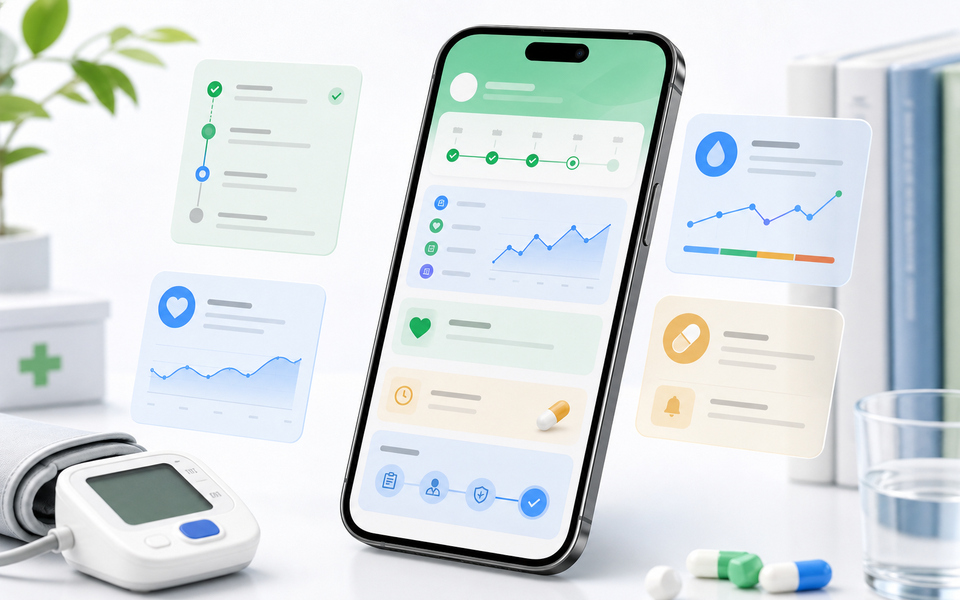
#> input picture patient-uniapp/_asset_backup_before_v32_20260730131436/visual/health-plan-service-hero.png, 960 x 600 px; its folder holds 3 pictures in this run
$ python optimize-visual-assets.py
#> lines starting #> are read from the running program, lines starting #| are printed output that depends on the picture
#!/usr/bin/env python3
"""Convert large visual PNGs to WebP for WeChat main-package size limits."""
from __future__ import annotations

import os
from pathlib import Path

from PIL import Image

ROOT = Path(__file__).resolve().parents[1]
VISUAL_DIR = ROOT / "src" / "static" / "visual"
MAX_WIDTH = 480
QUALITY = 82


def optimize_file(path: Path) -> tuple[int, int]:
    before = path.stat().st_size
    im = Image.open(path)
#> im is the input picture: PIL image 960x600 RGB; mean R, G, B 214.1, 221.5, 223.3
    rgb = im.convert("RGB")
    w, h = rgb.size
#> w = 960; h = 600
    if w > MAX_WIDTH:
        rgb = rgb.resize((MAX_WIDTH, int(h * MAX_WIDTH / w)), Image.LANCZOS)
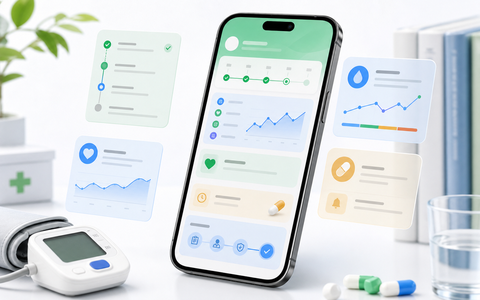
#> rgb: PIL image 480x300 RGB; mean R, G, B 214.1, 221.5, 223.3
    out = path.with_suffix(".webp")
    rgb.save(out, format="WEBP", quality=QUALITY, method=6)
    after = out.stat().st_size
    if path.suffix.lower() == ".png":
        path.unlink()
    return before, after


def main() -> None:
    if not VISUAL_DIR.is_dir():
        print("visual dir absent (remote mp-visual); skip")
        return
    total_before = 0
    total_after = 0
    for path in sorted(VISUAL_DIR.glob("*.png")):
        if path.name.startswith("home-poster-") or path.name == "mine-leaf-bg.png":
            continue
        before, after = optimize_file(path)
        total_before += before
        total_after += after
        print(f"{path.name:40} {before/1024:6.1f} KB -> {after/1024:6.1f} KB webp")
    print(f"visual total: {total_before/1024:.1f} KB -> {total_after/1024:.1f} KB")


if __name__ == "__main__":
    main()
